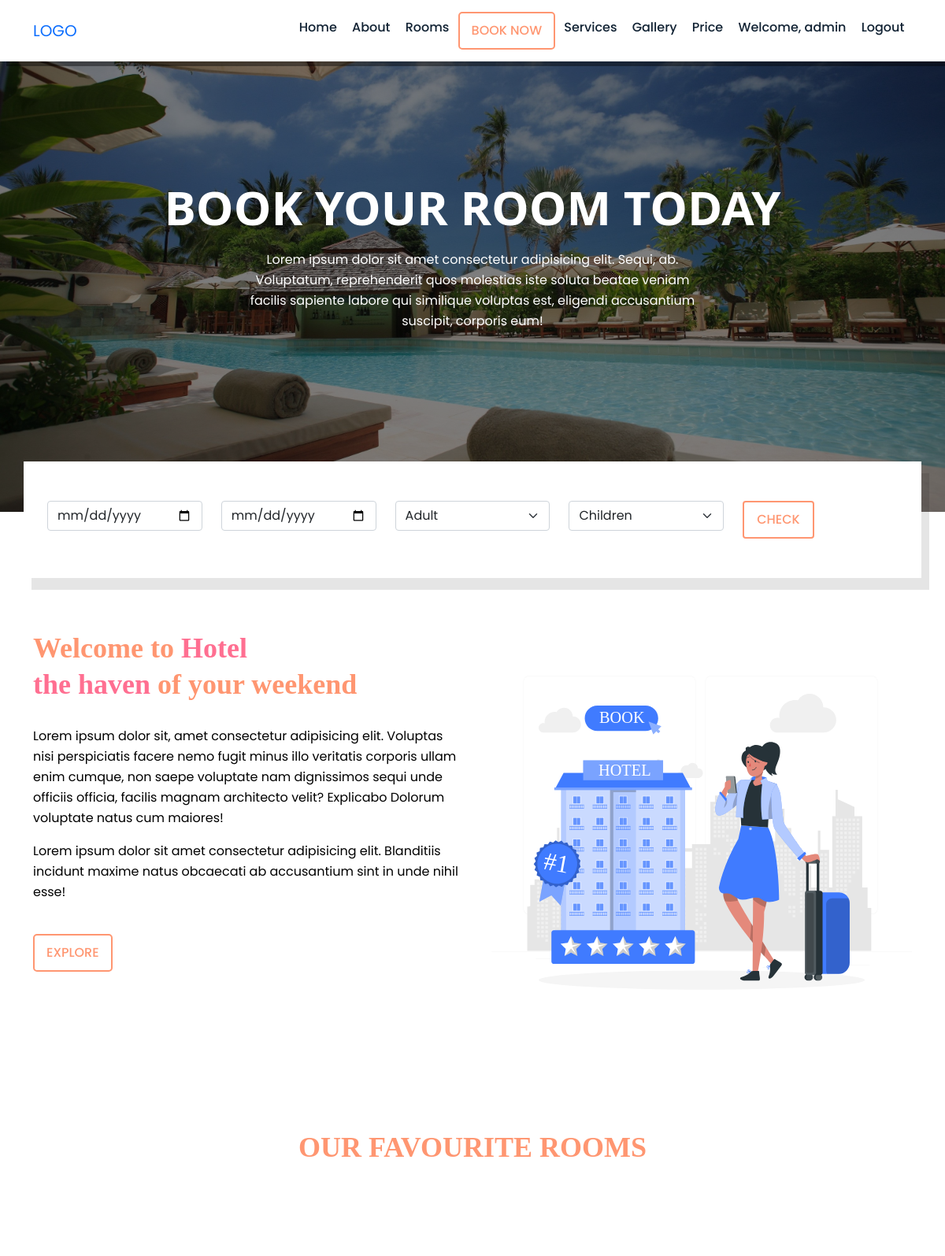
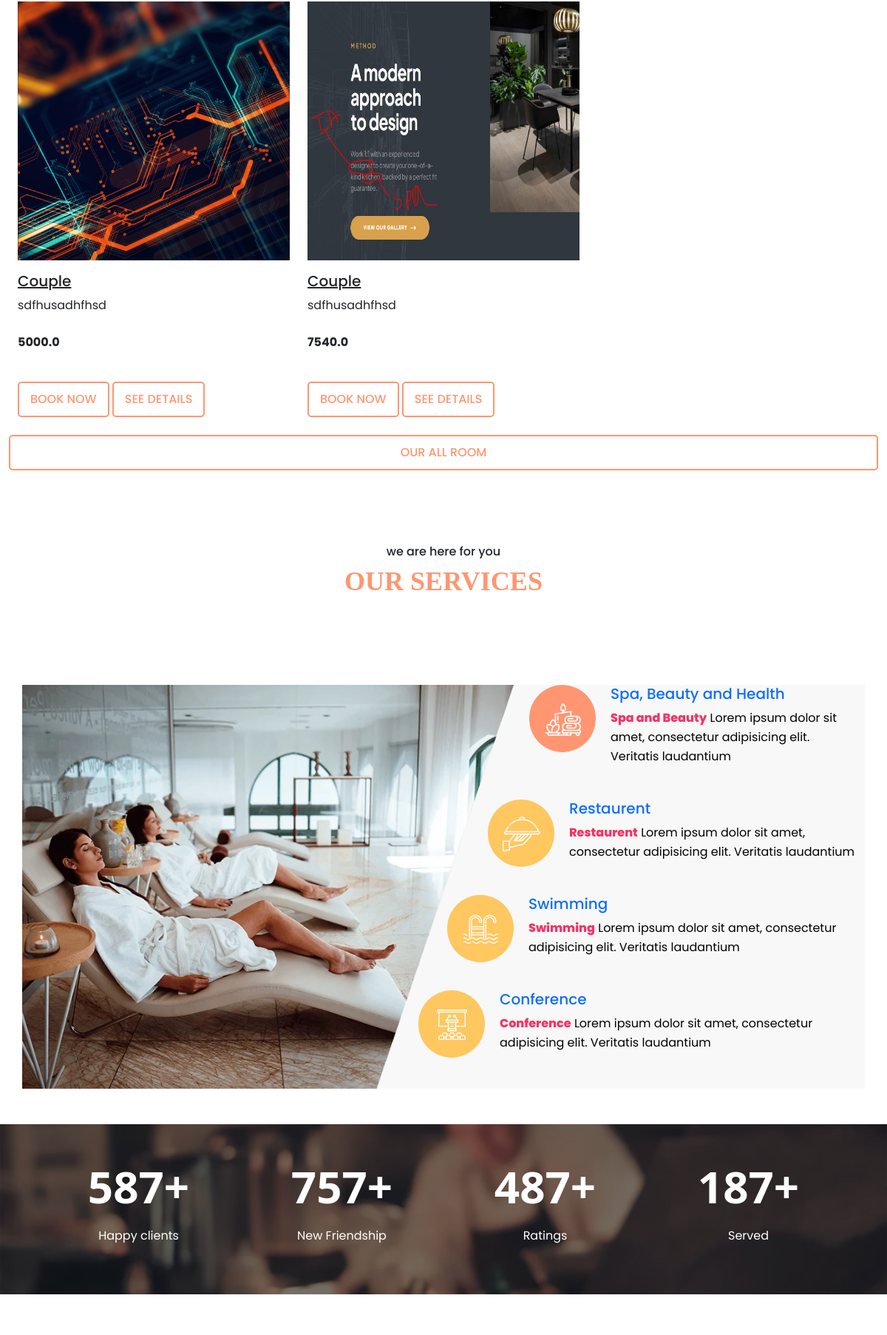
The app's page / (signed in, upper part) with its own data (2 pictures, top to bottom).
### hotel/models.py (models this page shows, shortened)
class Room(models.Model):
     name = models.CharField(max_length=200, null=True)
     room_number = models.PositiveIntegerField()
     price = models.FloatField()
     short_desc=models.CharField(max_length=200, null=True)
     long_desc=models.TextField()
     category = models.ForeignKey(Category, on_delete=models.CASCADE)
     image = models.ImageField(upload_to='images/room', null=True, blank=True)
     gallery = models.ManyToManyField(Gallery, blank=True,related_name="product_img")
     booked=models.BooleanField(default=False)
     type = models.CharField(max_length=100)
     capacity =  models.IntegerField()
     beds =  models.IntegerField()

class Category(models.Model):
    name=models.CharField(max_length=100, null=True)
    image = models.ImageField(upload_to ='images/category', null=True, blank=True)

### hotel/views.py (the view)
# urls.py: 2. Add a URL to urlpatterns:  path('', views.home, name='home')
def home(request):
    rooms = Room.objects.filter(booked=False)[:3]
    context = {'rooms': rooms}
    return render(request, 'index.html', context)

### templates/index.html (shortened to what this page needs)
{% load static %}
{% include "navbar.html" %}
    {% block content %}
   <section id="home" class="banner_wrapper p-0">
    <div class="swiper mySwiper">
    <div class="swiper-wrapper">
      <div class="swiper-slide" style="background-image:url(/static/images/swiper1.jpg) ">
        <div class="slide-caption text-center">
            <div>
                <h1>Book your room today</h1>
                <p>Lorem ipsum dolor sit amet consectetur adipisicing elit. Sequi, ab. Voluptatum, reprehenderit quos molestias iste soluta beatae veniam facilis sapiente labore qui similique voluptas est, eligendi accusantium suscipit, corporis eum!</p>
            </div>
        </div>
    </div>
    </div>
    </div>
    <div class="container booking-area">
        <form class="row">
            <div class="col-lg mb-3 mb-lg-0">
                <input type="date" class="form-control" placeholder="Date">
            </div>
            <div class="col-lg mb-3 mb-lg-0">
                <input type="date" class="form-control" placeholder="Date">
            </div>
            <div class="col-lg mb-3 mb-lg-0">
                <select class="form-select">
                    <option selected>Adult</option>
                </select>
            </div>
            <div class="col-lg mb-3 mb-lg-0">
                <select class="form-select">
                    <option selected>Children</option>
                </select>
            </div>
            <div class="col-lg mb-3 mb-lg-0">
                <button type="submit" class="main-btn rounded-2 px-lg-3">check</button>
            </div>
        </form>
    </div>
   </section>
   <section id="about" class="about_wrapper">
    <div class="container">
        <div class="row flex-lg-row flex-column-reverse">
            <div class="col-lg-6 text-center text-lg-start">
                <h3>
                    Welcome to <span>Hotel <br class="d-none d-lg-block">
                    the haven </span> of your weekend
                </h3>
                <p>Lorem ipsum dolor sit, amet consectetur
                    adipisicing elit. Voluptas nisi perspiciatis
                    facere nemo fugit minus illo veritatis corporis
                    ullam enim cumque, non saepe voluptate nam
                    dignissimos sequi unde officiis officia,
                    facilis magnam architecto velit? Explicabo
                    Dolorum voluptate natus cum maiores!</p>
                    <p>Lorem ipsum dolor sit amet consectetur
                        adipisicing elit. Blanditiis incidunt
                        maxime natus obcaecati ab accusantium
                        sint in unde nihil esse!</p>
                    <a href="rooms.html" class="main-btn mt-4">Explore</a>
            </div>
            <div class="col-lg-6 mb-4 mb-lg-0 ps-lg-4 text-center">
                <img src={% static "images/3.svg" %} class="img-fluid" alt="about">
            </div>
        </div>
    </div>
   </section>
   <section id="rooms" class="room_wrapper">
    <div class="container-fluid">
        <div class="row">
            <div class="col-sm-12 section-title text-center mb-5">
                <h3>OUR FAVOURITE ROOMS</h3>
            </div>
        </div>
        <div class="row m-0">
            {% for room in rooms  %}
            <div class="col-md-4 mb-4 mb-lg-0">
                <div class="room-items">
                    <img class="rooms-img" src="{{ room.image.url}}" alt="" class="img-fluid">
                    <div class="room-item-wrap">
                        <div class="room-content">
                            <h5 class="text-darkmb-lg-5 text-decoration-underline pt-3">{{ room.category.name}}</h5>
                            <p class="text-dark">{{ room.short_desc }} </p>
                            <p class="text-dark fw-bold mt-lg-4">{{ room.price }}</p>
                            <a href="{% url 'booking' %}" class="main-btn mt-4">Book Now</a>
                            <a href="{% url 'single_room' room.id %}" class="main-btn mt-4">SEE DETAILS</a>
                        </div>
                    </div>
                </div>
            </div>
            {% endfor %}
                <a href="{% url 'rooms' %}" class="main-btn align-items-ceter text-center mt-lg-4 mt-5">Our All Room</a>
        </div>
    </div>
   </section>
   <section id="services" class="services_wrapper">
    <div class="container">
        <div class="row">
            <div class="col-sm-12 section-title text-center mb-5">
                <h6>we are here for you</h6>
                <h3>OUR SERVICES</h3>
            </div>
        </div>
        <div class="row align-items-ceter service-item-wrap">
            <div class="col-lg-7 p-lg-0">
                <div class="tab-content" id="myTabContent">
                    <div class="tab-pane fade show active" id="spa" role="tabpanel">
                        <img src={% static "./images/service1.webp" %} class="img-fluid">
                    </div>
                  </div>
            </div>
            <div class="col-lg-5 position-relative">
                <div class="service-menu-area">
                    <ul class="nav">
                        <li>
                          <a data-bs-toggle="tab" href="#spa" class="active">
                            <span class="service-icon">
                                <img src="./images/service-icon1.webp" alt="">
                            </span>
                            <h5>Spa, Beauty and Health</h5>
                            <p><span>Spa and Beauty</span> Lorem ipsum dolor sit amet,
                                consectetur adipisicing elit. Veritatis laudantium
                               </p>
                          </a>
                        </li>
                        <li>
                            <a data-bs-toggle="tab" href="#restaurent">
                              <span class="service-icon">
                                  <img src="./images/service-icon2.webp" alt="">
                              </span>
                              <h5>Restaurent</h5>
                              <p><span>Restaurent</span> Lorem ipsum dolor sit amet,
                                  consectetur adipisicing elit. Veritatis laudantium
                                 </p>
                            </a>
                          </li>
                          <li>
                            <a data-bs-toggle="tab" href="#swimming">
                              <span class="service-icon">
                                  <img src="./images/service-icon3.webp" alt="">
                              </span>
                              <h5>Swimming</h5>
                              <p><span>Swimming</span> Lorem ipsum dolor sit amet,
                                  consectetur adipisicing elit. Veritatis laudantium
                                 </p>
                            </a>
                          </li>
                          <li>
                            <a data-bs-toggle="tab" href="#conference">
                              <span class="service-icon">
                                  <img src="./images/service-icon4.webp" alt="">
                              </span>
                              <h5>Conference</h5>
                              <p><span>Conference</span> Lorem ipsum dolor sit amet,
                                  consectetur adipisicing elit. Veritatis laudantium
                                 </p>
                            </a>
                          </li>
                    </ul>
                </div>
            </div>
        </div>
    </div>
    <div class="counter mt-5">
        <div class="container">
            <div class="row text-center">
                <div class="col-md-3 mb-lg-0 mb-md-0 mb-5">
                    <h1>
                        <span id="count1"></span>+
                    </h1>
                    <p>Happy clients</p>
                </div>
                <div class="col-md-3 mb-lg-0 mb-md-0 mb-5">
                    <h1>
                        <span id="count2"></span>+
                    </h1>
                    <p>New Friendship</p>
                </div>
                <div class="col-md-3 mb-lg-0 mb-md-0 mb-5">
                    <h1>
                        <span id="count3"></span>+
                    </h1>
                    <p>Ratings</p>
                </div>
                <div class="col-md-3 mb-lg-0 mb-md-0 mb-5">
                    <h1>
                        <span id="count4"></span>+
                    </h1>
                    <p>Served</p>
                </div>
            </div>
        </div>
    </div>
   </section>
    <section id="team" class="team_wrapper">
    </section>
</body>
</html>
{% endblock %}

### templates/navbar.html (shortened to what this page needs)
{% load static %}
<!DOCTYPE html>
<html lang="en">
<head>
    <link rel="stylesheet" href="https://cdn.jsdelivr.net/npm/swiper@8/swiper-bundle.min.css"/>
    <link rel="stylesheet" href="https://cdnjs.cloudflare.com/ajax/libs/font-awesome/6.1.2/css/all.min.css"/>
    <link rel="stylesheet" href={% static "css/bootstrap.min.css" %}>
    <link rel="stylesheet" href={% static "css/responsive-style.css" %}>
    <link rel="stylesheet" href={% static "css/style.css" %}>
</head>
<body data-bs-spy="scroll" data-bs-target=".navbar" data-bs-offset="100">
   <header class="header_wrapper">
    <nav class="navbar fixed-top navbar-expand-lg">
        <div class="container">
        <a class="navbar-brand" href="{% url 'home' %}">LOGO</a>
        <div class="collapse navbar-collapse justify-content-end" id="navbarNav">
          <ul class="navbar-nav menu-navbar-nav">
            <li class="nav-item active">
              <a class="nav-link" href="{% url 'home' %}">Home <span class="sr-only">(current)</span></a>
            </li>
            <li class="nav-item">
              <a class="nav-link" href="#about">About</a>
            </li>
            <li class="nav-item">
              <a class="nav-link" href="#rooms">Rooms</a>
            </li>
           <li class="nav-item mt-3 mt-lg-0">
                <a class="main-btn" href="{% url 'rooms' %}">Book now</a>
            </li>
            <li class="nav-item">
                <a class="nav-link" href="#services">Services</a>
            </li>
            <li class="nav-item">
                <a class="nav-link" href="#gallery">Gallery</a>
            </li>
            <li class="nav-item">
                <a class="nav-link" href="#price">Price</a>
            </li>
                    {% if user.is_authenticated %}
         <li class="nav-item">
        <a class="nav-link" href="{% url 'profile' %}">Welcome, {{user.username}}</a>
      </li>
      <li class="nav-item">
        <a class="nav-link" href="/logout">Logout</a>
      </li>
      {% endif %}
          </ul>
        </div>
    </div>
      </nav>
   </header>

### static/css/style.css (style rules this page uses)
* { box-sizing: border-box; margin: 0px; padding: 0px; }
:root { --primary-color: #FF9671; --secondary-color: #FFC75F; --bg-color: #FF6F91; --bg-white: #fff; --bg-black: #000; --primary-font: 'Poppins', 'sans-serif'; }
body { font-family: var(--primary-font); background-color: var(--bg-white); }
a { text-decoration: none; }
section { padding: 3.125rem 0; }
.main-btn { font-size: 1rem; font-weight: 500; color: var(--primary-color); text-transform: uppercase; background-color: transparent; border: 2px solid var(--primary-color); padding: 10px 15px; border-radius: 5px; line-height: 1,75rem; display: inline-block; transition: all 0.3s ease-out 0s; }
h1 { font-size: 3.75rem; line-height: 4.25rem; font-weight: 700; color: #fff; margin-bottom: 1.25rem; padding: 5px, 10px; text-transform: uppercase; font-family: system-ui, -apple-system, BlinkMacSystemFont, 'Segoe UI', Roboto, Oxygen, Ubuntu, Cantarell, 'Open Sans', 'Helvetica Neue', sans-serif; }
h3 { margin-bottom: 1.875rem; line-height: 2.875rem; font-weight: 700; font-size: 2.25rem; color: #FF9671; font-family: serif; }
h3 span { color: #FF6F91; }
p { font-size: 1rem; color: #000; line-height: 1.625rem; }
.section-title:after { content: ''; background-image: url(); background-position: center; background-repeat: no-repeat; display: block; margin-top: -0.934rem; height: 3.375rem; }
.header_wrapper .navbar { padding: .9375rem 0; background: #fff; -webkit-box-shadow: 0.5rem .375rem rgb(0 0 0 / 40%); box-shadow: 0.5rem .375rem rgb(0 0 0 / 40%); -webkit-transition: bacground 0s ease-in-out 0s, margin-top 0s ease-in-out 0s, opacity 0s ease-in-out 0s; transition: bacground 0s ease-in-out 0s, margin-top 0s ease-in-out 0s, opacity 0s ease-in-out 0s; }
.header_wrapper .nav-item { margin: 0 .10rem; align-items: center; }
.header_wrapper .nav-item .nav-link { font-size: 1rem; font-weight: 500; color: #123; display: inline-block; }
.banner_wrapper { height: 40.635rem; }
.banner_wrapper .swiper { width: 100%; height: 100%; }
.banner_wrapper .swiper-slide { width: 100%; height: 100%; background-repeat: no-repeat; background-position: center; background-size: cover; position: relative; }
.banner_wrapper .swiper-slide::before { content: ''; position: absolute; top: 0; left: 0; width: 100%; height:100%; background-color: #000; opacity: 0.5; z-index: 0; }
.banner_wrapper .swiper .slide-caption { height: 100%; position: relative; z-index: 99; display: flex; align-items: center; justify-content: center; }
.banner_wrapper .swiper .slide-caption p { max-width: 37.5rem; margin: 0 auto; color: #fff; }
.booking-area { background: #fff; box-shadow: 0.625rem .9375rem rgb(0 0 0 / 10%); margin-top: -4rem; padding: 3.125rem 1.875rem; z-index: 99; position: relative; }
.about_wrapper { padding-top: 9.375rem; }
.room_wrapper { position: relative; overflow: hidden; }
.room_wrapper .room-items img { width: 100%; transition: all 400ms ease-in 0s; }
.rooms-img { height: 350px; }
.service-item-wrap { background: rgb(248, 248, 248); }
.service-menu-area ul li a { display: block; margin-bottom: 2.8125rem; }
.service-menu-area ul li a .service-icon { height: 5.635rem; width: 5.625rem; background: var(--secondary-color); line-height: 5.625rem; text-align: center; border-radius: 100%; float: left; -webkit-transition: transition all 0.03s ease-in-out; transition: all 0.3s ease-in-out; }
.service-menu-area ul li a .service-icon:hover, .service-menu-area ul li a.active .service-icon { background-color: var(--primary-color); color:#fff; box-shadow: 0.125rem rgb(34 30 31/40%); }
.service-menu-area ul li:nth-child(1) { margin-left: 0.5625rem; }
.service-menu-area ul li:nth-child(2) { margin-left: -2.937rem; }
.service-menu-area ul li:nth-child(3) { margin-left: -6.375rem; }
.service-menu-area ul li:nth-child(4) { margin-left: -8.8125rem; }
.service-menu-area ul li a p, .service-menu-area ul li a h5 { padding-left: 6.875rem; display: block; text-align: left; }
.service-menu-area ul li a p span { color: rgb(245, 51, 100); font-weight: 800; }
.counter { background-image: url(../images/images/counter-bg.webp); background-position: center center; background-repeat: no-repeat; background-size: cover; padding: 3.125rem; position: relative; }
.counter::before { position: absolute; top: 0; left: 0; content: ""; width: 100%; height: 100%; background-color: #000; opacity: 0.5; z-index: 1; }
.counter h1, .counter p { position: relative; z-index: 3; color: #fff; }

### records on screen
Room: image (picture), category.name "Couple", short_desc "sdfhusadhfhsd", price "5000.0"
Room: image (picture), category.name "Couple", short_desc "sdfhusadhfhsd", price "7540.0"

### other values on screen
{{ user.username }} "admin"
